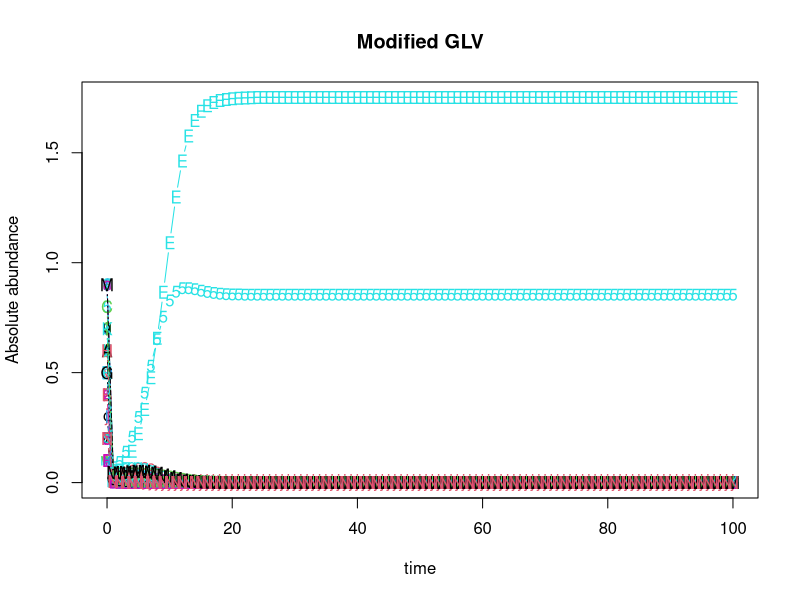
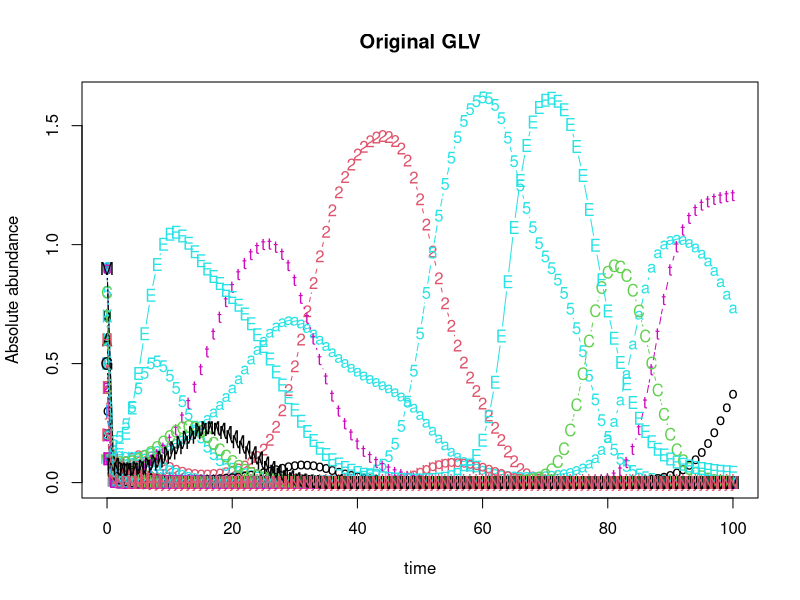

The R script that drew these images, in order:
library(deSolve)

#Define GLV with varying coefficient
glv <- function(t, x, params){
  with(as.list(params, c(x)),{
    dx <- alpha*x + x*(c0%*%x)+x*t(t(x)%*%(do.call(cbind, lapply(l, FUN=function(ma) ma%*%x))))
    list(dx)
  })
}
#glv1 as original GLV
#c0 is beta
glv1 <- function(t, x, params){
  with(as.list(params, c(x)),{
    dx <- alpha*x + x*(c0%*%x)
    list(dx)
  })
}


#Define integration method
n.integrate <- function(time, init.x, model, params){
  as.data.frame(lsoda(init.x, time, model, params))
}


#Define community size
N <- 50

#Define species intrinsic growth rate
alpha <- runif(N)

#Define the constant in species-species interation coefficient
c0 <- matrix(runif(N*N, min = -1, max = 0),nrow = N)
#Set species self interation to -0.5
for (i in 1:N) {
  for (j in 1:N) {
    if (i == j) {
      c0[i,j] <-  -0.5
    }
  }
}

#Define coefficient of linear term in species-species interation coefficient
ck <- runif(N*N, min = -1, max = 0.2)
ck <- matrix(ck, nrow = N)
l <- list()
for (i in 1:N) {
  #For i-th matrix, i-th row is 0
  temp <- ck
  temp[i,] <- 0
  
  #In i-th matrix, elements are 0 if k (column) == either j (row) or i (matrix order)
  for (j in 1:N) {
    for (k in 1:N) {
      if (k==j | k == i) {
        temp[j,k] <- 0
      }
    }
  }
  
  #Control the prevalence of thrid party effects
  #for (element in 1:length(temp)) {
  #  dice <- runif(1)
  #  if (dice > 0.8) {
  #    temp[element] <- 0
  #  }
  #}
  l[[i]] <- temp
}


#Define initial abundance between 0.1 and 1, to 1 decimal place
init.x <- floor(runif(N, min = 1, max = 10))/10

#Solve the ode
dat <- n.integrate(0:100, init.x, glv, list(alpha=alpha, c0=c0, l=l))
dat1 <- n.integrate(0:100, init.x, glv1, list(alpha=alpha, c0=c0))
#Plot

matplot(x=dat$time, y=dat[,-1], typ='b', xlab='time', ylab='Absolute abundance', main='Modified GLV')
matplot(x=dat1$time, y=dat1[,-1], typ='b', xlab='time', ylab='Absolute abundance', main='Original GLV')



###############################################################################
#Generate 2^N communities where species in each community (max possible N) are present or absent
###############################################################################

#Generate boolean mask of 2^N x N matrix
#repeatBinaryNTimes <- rep(list(c(0,1)),N)
#mask <- expand.grid(repeatBinaryNTimes)
#When N is 50, the mask is too large

#Generate random boolean mask of 100 x N
##############
#Implementation without checking duplicate observations
##############
mask <- as.data.frame(matrix(sample(c(0,1),5000, replace = TRUE), ncol = 50))

##############
#Implementation checking duplicate observations (slow!)
##############
##First row of mask:
#mask <- as.data.frame(matrix(sample(c(0,1),50, replace = TRUE), ncol = 50))
#for (row in 2:100) {
#  tempNextRow <-  sample(c(0,1),50, replace = TRUE)
#  #Assume this has not appeared before
#  appeared <- FALSE
#  #Run through 1:row-1 to check if appeared. If yes, generate a new one and do again
#  while (TRUE) {
#    for (subrow in 1:(row-1)) {
#      if (all(mask[subrow,] == tempNextRow)) {
#        appeared <- TRUE
#        break
#      }
#    }
#    if (appeared == FALSE) {
#      #Break out of while loop
#      break
#    }
#    tempNextRow <-  sample(c(0,1),50, replace = TRUE)
#  }
#  mask[row,] <- tempNextRow
#}


#Loop through 2^N(or 100) to apply each row in mask to initial abundance, solve ode, and retrieve final abundance
SSMatrix <- as.data.frame(matrix(nrow = 100, ncol = N))
colnm <- c(1:N)
colnames(SSMatrix) <- colnm
for (i in 1:100) {
  init <- init.x*mask[i,]
  init <- as.numeric(init)
  dat <- n.integrate(0:100, init, glv, list(alpha=alpha, c0=c0, l=l))
  SSMatrix[i,] <- dat[nrow(dat),2:(N+1)]
}
